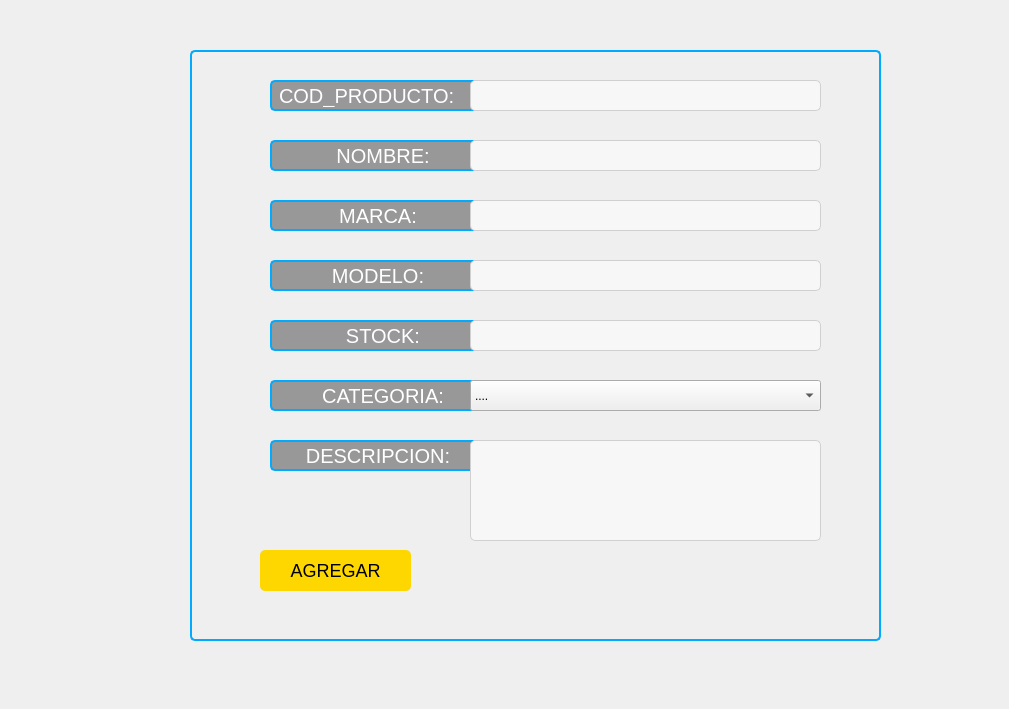
    <widget class="QWidget" name="tab_AGREGAR">
     <attribute name="title">
      <string>Agregar Nuevos Productos</string>
     </attribute>
     <widget class="QLabel" name="label_4">
      <property name="geometry">
       <rect>
        <x>0</x>
        <y>-20</y>
        <width>1000</width>
        <height>700</height>
       </rect>
      </property>
      <property name="text">
       <string/>
      </property>
      <property name="pixmap">
       <pixmap>../imagenes/Sistema.png</pixmap>
      </property>
      <property name="scaledContents">
       <bool>true</bool>
      </property>
     </widget>
     <widget class="QLabel" name="label_9">
      <property name="geometry">
       <rect>
        <x>270</x>
        <y>200</y>
        <width>211</width>
        <height>31</height>
       </rect>
      </property>
      <property name="styleSheet">
       <string notr="true">QLabel {
    background-color: rgba(64, 64, 64, 0.5); /* Fondo plomo suave pero más oscuro del QLabel */
    border: 2px solid #00aaff; /* Borde azul del QLabel */
    border-radius: 5px; /* Borde redondeado */
    padding: 2px; /* Espaciado interno */
    font-size: 20px; /* Tamaño de fuente aumentado */
    color: #ffffff; /* Color del texto en blanco */
    text-align: center; /* Texto centrado */
}

QLabel:hover {
    background-color: rgba(64, 64, 64, 0.7); /* Fondo del QLabel al pasar el mouse */
}

QLabel::selection {
    background-color: #00aaff; /* Fondo del QLabel al seleccionar el texto */
    color: #ffffff; /* Color del texto al seleccionar el texto */
}</string>
      </property>
      <property name="text">
       <string>&lt;html&gt;&lt;head/&gt;&lt;body&gt;&lt;p align=&quot;center&quot;&gt;MARCA:&lt;/p&gt;&lt;/body&gt;&lt;/html&gt;</string>
      </property>
     </widget>
     <widget class="QLineEdit" name="line_COD">
      <property name="geometry">
       <rect>
        <x>470</x>
        <y>80</y>
        <width>351</width>
        <height>31</height>
       </rect>
      </property>
      <property name="styleSheet">
       <string notr="true">QLineEdit {
    background-color: #f7f7f7; /* Fondo del QLineEdit */
    border: 1px solid #d0d0d0; /* Borde del QLineEdit */
    border-radius: 5px; /* Borde redondeado */
    padding: 2px; /* Espaciado interno */
    font-size: 16px; /* Tamaño de fuente */
    color: #333333; /* Color del texto */
}

QLineEdit:hover {
    background-color: #ebebeb; /* Fondo del QLineEdit al pasar el mouse */
}

QLineEdit:focus {
    background-color: #ffffff; /* Fondo del QLineEdit al tener el foco */
    border: 1px solid #4da8da; /* Borde del QLineEdit al tener el foco */
}

QLineEdit::placeholder {
    color: #999999; /* Color del texto de marcador de posición */
}

QLineEdit::hover::placeholder,
QLineEdit::focus::placeholder {
    color: #666666; /* Color del texto de marcador de posición al pasar el mouse o tener el foco */
}

QLineEdit::hover::focus {
    background-color: #ffffff; /* Fondo del QLineEdit al tener el foco y pasar el mouse */
}</string>
      </property>
     </widget>
     <widget class="QLineEdit" name="line_DESCR">
      <property name="geometry">
       <rect>
        <x>470</x>
        <y>440</y>
        <width>351</width>
        <height>31</height>
       </rect>
      </property>
      <property name="font">
       <font>
        <family>MS Shell Dlg 2</family>
        <pointsize>14</pointsize>
        <weight>50</weight>
        <italic>false</italic>
        <bold>false</bold>
       </font>
      </property>
      <property name="focusPolicy">
       <enum>Qt::StrongFocus</enum>
      </property>
      <property name="layoutDirection">
       <enum>Qt::LeftToRight</enum>
      </property>
      <property name="autoFillBackground">
       <bool>false</bool>
      </property>
      <property name="styleSheet">
       <string notr="true">border-radius:10px;
font: 14pt &quot;MS Shell Dlg 2&quot;;
background-color: rgb(212, 212, 212);
</string>
      </property>
      <property name="maxLength">
       <number>32768</number>
      </property>
      <property name="echoMode">
       <enum>QLineEdit::Normal</enum>
      </property>
      <property name="alignment">
       <set>Qt::AlignLeading|Qt::AlignLeft|Qt::AlignTop</set>
      </property>
      <property name="dragEnabled">
       <bool>false</bool>
      </property>
      <property name="readOnly">
       <bool>false</bool>
      </property>
      <property name="clearButtonEnabled">
       <bool>true</bool>
      </property>
     </widget>
     <widget class="QLineEdit" name="line_CATE">
      <property name="geometry">
       <rect>
        <x>470</x>
        <y>380</y>
        <width>351</width>
        <height>31</height>
       </rect>
      </property>
      <property name="styleSheet">
       <string notr="true">border-radius:10px;
font: 14pt &quot;MS Shell Dlg 2&quot;;
background-color: rgb(212, 212, 212);
</string>
      </property>
      <property name="echoMode">
       <enum>QLineEdit::Normal</enum>
      </property>
     </widget>
     <widget class="QLineEdit" name="line_MODELO">
      <property name="geometry">
       <rect>
        <x>470</x>
        <y>260</y>
        <width>351</width>
        <height>31</height>
       </rect>
      </property>
      <property name="styleSheet">
       <string notr="true">QLineEdit {
    background-color: #f7f7f7; /* Fondo del QLineEdit */
    border: 1px solid #d0d0d0; /* Borde del QLineEdit */
    border-radius: 5px; /* Borde redondeado */
    padding: 2px; /* Espaciado interno */
    font-size: 16px; /* Tamaño de fuente */
    color: #333333; /* Color del texto */
}

QLineEdit:hover {
    background-color: #ebebeb; /* Fondo del QLineEdit al pasar el mouse */
}

QLineEdit:focus {
    background-color: #ffffff; /* Fondo del QLineEdit al tener el foco */
    border: 1px solid #4da8da; /* Borde del QLineEdit al tener el foco */
}

QLineEdit::placeholder {
    color: #999999; /* Color del texto de marcador de posición */
}

QLineEdit::hover::placeholder,
QLineEdit::focus::placeholder {
    color: #666666; /* Color del texto de marcador de posición al pasar el mouse o tener el foco */
}

QLineEdit::hover::focus {
    background-color: #ffffff; /* Fondo del QLineEdit al tener el foco y pasar el mouse */
}</string>
      </property>
      <property name="echoMode">
       <enum>QLineEdit::Normal</enum>
      </property>
     </widget>
     <widget class="QLineEdit" name="line_STOCK">
      <property name="geometry">
       <rect>
        <x>470</x>
        <y>320</y>
        <width>351</width>
        <height>31</height>
       </rect>
      </property>
      <property name="styleSheet">
       <string notr="true">QLineEdit {
    background-color: #f7f7f7; /* Fondo del QLineEdit */
    border: 1px solid #d0d0d0; /* Borde del QLineEdit */
    border-radius: 5px; /* Borde redondeado */
    padding: 2px; /* Espaciado interno */
    font-size: 16px; /* Tamaño de fuente */
    color: #333333; /* Color del texto */
}

QLineEdit:hover {
    background-color: #ebebeb; /* Fondo del QLineEdit al pasar el mouse */
}

QLineEdit:focus {
    background-color: #ffffff; /* Fondo del QLineEdit al tener el foco */
    border: 1px solid #4da8da; /* Borde del QLineEdit al tener el foco */
}

QLineEdit::placeholder {
    color: #999999; /* Color del texto de marcador de posición */
}

QLineEdit::hover::placeholder,
QLineEdit::focus::placeholder {
    color: #666666; /* Color del texto de marcador de posición al pasar el mouse o tener el foco */
}

QLineEdit::hover::focus {
    background-color: #ffffff; /* Fondo del QLineEdit al tener el foco y pasar el mouse */
}</string>
      </property>
      <property name="echoMode">
       <enum>QLineEdit::Normal</enum>
      </property>
     </widget>
     <widget class="QLabel" name="label_10">
      <property name="geometry">
       <rect>
        <x>270</x>
        <y>80</y>
        <width>221</width>
        <height>31</height>
       </rect>
      </property>
      <property name="styleSheet">
       <string notr="true">QLabel {
    background-color: rgba(64, 64, 64, 0.5); /* Fondo plomo suave pero más oscuro del QLabel */
    border: 2px solid #00aaff; /* Borde azul del QLabel */
    border-radius: 5px; /* Borde redondeado */
    padding: 2px; /* Espaciado interno */
    font-size: 20px; /* Tamaño de fuente aumentado */
    color: #ffffff; /* Color del texto en blanco */
    text-align: center; /* Texto centrado */
}

QLabel:hover {
    background-color: rgba(64, 64, 64, 0.7); /* Fondo del QLabel al pasar el mouse */
}

QLabel::selection {
    background-color: #00aaff; /* Fondo del QLabel al seleccionar el texto */
    color: #ffffff; /* Color del texto al seleccionar el texto */
}</string>
      </property>
      <property name="text">
       <string>&lt;html&gt;&lt;head/&gt;&lt;body&gt;&lt;p&gt;COD_PRODUCTO:&lt;/p&gt;&lt;/body&gt;&lt;/html&gt;</string>
      </property>
     </widget>
     <widget class="QLineEdit" name="line_NOMBRE">
      <property name="geometry">
       <rect>
        <x>470</x>
        <y>140</y>
        <width>351</width>
        <height>31</height>
       </rect>
      </property>
      <property name="styleSheet">
       <string notr="true">QLineEdit {
    background-color: #f7f7f7; /* Fondo del QLineEdit */
    border: 1px solid #d0d0d0; /* Borde del QLineEdit */
    border-radius: 5px; /* Borde redondeado */
    padding: 2px; /* Espaciado interno */
    font-size: 16px; /* Tamaño de fuente */
    color: #333333; /* Color del texto */
}

QLineEdit:hover {
    background-color: #ebebeb; /* Fondo del QLineEdit al pasar el mouse */
}

QLineEdit:focus {
    background-color: #ffffff; /* Fondo del QLineEdit al tener el foco */
    border: 1px solid #4da8da; /* Borde del QLineEdit al tener el foco */
}

QLineEdit::placeholder {
    color: #999999; /* Color del texto de marcador de posición */
}

QLineEdit::hover::placeholder,
QLineEdit::focus::placeholder {
    color: #666666; /* Color del texto de marcador de posición al pasar el mouse o tener el foco */
}

QLineEdit::hover::focus {
    background-color: #ffffff; /* Fondo del QLineEdit al tener el foco y pasar el mouse */
}</string>
      </property>
      <property name="echoMode">
       <enum>QLineEdit::Normal</enum>
      </property>
     </widget>
     <widget class="QLabel" name="label_11">
      <property name="geometry">
       <rect>
        <x>270</x>
        <y>440</y>
        <width>211</width>
        <height>31</height>
       </rect>
      </property>
      <property name="styleSheet">
       <string notr="true">QLabel {
    background-color: rgba(64, 64, 64, 0.5); /* Fondo plomo suave pero más oscuro del QLabel */
    border: 2px solid #00aaff; /* Borde azul del QLabel */
    border-radius: 5px; /* Borde redondeado */
    padding: 2px; /* Espaciado interno */
    font-size: 20px; /* Tamaño de fuente aumentado */
    color: #ffffff; /* Color del texto en blanco */
    text-align: center; /* Texto centrado */
}

QLabel:hover {
    background-color: rgba(64, 64, 64, 0.7); /* Fondo del QLabel al pasar el mouse */
}

QLabel::selection {
    background-color: #00aaff; /* Fondo del QLabel al seleccionar el texto */
    color: #ffffff; /* Color del texto al seleccionar el texto */
}</string>
      </property>
      <property name="text">
       <string>&lt;html&gt;&lt;head/&gt;&lt;body&gt;&lt;p align=&quot;center&quot;&gt;DESCRIPCION:&lt;/p&gt;&lt;/body&gt;&lt;/html&gt;</string>
      </property>
     </widget>
     <widget class="QLabel" name="label_12">
      <property name="geometry">
       <rect>
        <x>270</x>
        <y>320</y>
        <width>221</width>
        <height>31</height>
       </rect>
      </property>
      <property name="styleSheet">
       <string notr="true">QLabel {
    background-color: rgba(64, 64, 64, 0.5); /* Fondo plomo suave pero más oscuro del QLabel */
    border: 2px solid #00aaff; /* Borde azul del QLabel */
    border-radius: 5px; /* Borde redondeado */
    padding: 2px; /* Espaciado interno */
    font-size: 20px; /* Tamaño de fuente aumentado */
    color: #ffffff; /* Color del texto en blanco */
    text-align: center; /* Texto centrado */
}

QLabel:hover {
    background-color: rgba(64, 64, 64, 0.7); /* Fondo del QLabel al pasar el mouse */
}

QLabel::selection {
    background-color: #00aaff; /* Fondo del QLabel al seleccionar el texto */
    color: #ffffff; /* Color del texto al seleccionar el texto */
}</string>
      </property>
      <property name="text">
       <string>&lt;html&gt;&lt;head/&gt;&lt;body&gt;&lt;p align=&quot;center&quot;&gt;STOCK:&lt;/p&gt;&lt;/body&gt;&lt;/html&gt;</string>
      </property>
     </widget>
     <widget class="QLabel" name="label_13">
      <property name="geometry">
       <rect>
        <x>270</x>
        <y>140</y>
        <width>221</width>
        <height>31</height>
       </rect>
      </property>
      <property name="styleSheet">
       <string notr="true">QLabel {
    background-color: rgba(64, 64, 64, 0.5); /* Fondo plomo suave pero más oscuro del QLabel */
    border: 2px solid #00aaff; /* Borde azul del QLabel */
    border-radius: 5px; /* Borde redondeado */
    padding: 2px; /* Espaciado interno */
    font-size: 20px; /* Tamaño de fuente aumentado */
    color: #ffffff; /* Color del texto en blanco */
    text-align: center; /* Texto centrado */
}

QLabel:hover {
    background-color: rgba(64, 64, 64, 0.7); /* Fondo del QLabel al pasar el mouse */
}

QLabel::selection {
    background-color: #00aaff; /* Fondo del QLabel al seleccionar el texto */
    color: #ffffff; /* Color del texto al seleccionar el texto */
}</string>
      </property>
      <property name="text">
       <string>&lt;html&gt;&lt;head/&gt;&lt;body&gt;&lt;p align=&quot;center&quot;&gt;NOMBRE:&lt;/p&gt;&lt;/body&gt;&lt;/html&gt;</string>
      </property>
     </widget>
     <widget class="QLineEdit" name="line_MARCA">
      <property name="geometry">
       <rect>
        <x>470</x>
        <y>200</y>
        <width>351</width>
        <height>31</height>
       </rect>
      </property>
      <property name="styleSheet">
       <string notr="true">QLineEdit {
    background-color: #f7f7f7; /* Fondo del QLineEdit */
    border: 1px solid #d0d0d0; /* Borde del QLineEdit */
    border-radius: 5px; /* Borde redondeado */
    padding: 2px; /* Espaciado interno */
    font-size: 16px; /* Tamaño de fuente */
    color: #333333; /* Color del texto */
}

QLineEdit:hover {
    background-color: #ebebeb; /* Fondo del QLineEdit al pasar el mouse */
}

QLineEdit:focus {
    background-color: #ffffff; /* Fondo del QLineEdit al tener el foco */
    border: 1px solid #4da8da; /* Borde del QLineEdit al tener el foco */
}

QLineEdit::placeholder {
    color: #999999; /* Color del texto de marcador de posición */
}

QLineEdit::hover::placeholder,
QLineEdit::focus::placeholder {
    color: #666666; /* Color del texto de marcador de posición al pasar el mouse o tener el foco */
}

QLineEdit::hover::focus {
    background-color: #ffffff; /* Fondo del QLineEdit al tener el foco y pasar el mouse */
}</string>
      </property>
      <property name="echoMode">
       <enum>QLineEdit::Normal</enum>
      </property>
     </widget>
     <widget class="QLabel" name="label_14">
      <property name="geometry">
       <rect>
        <x>270</x>
        <y>260</y>
        <width>211</width>
        <height>31</height>
       </rect>
      </property>
      <property name="styleSheet">
       <string notr="true">QLabel {
    background-color: rgba(64, 64, 64, 0.5); /* Fondo plomo suave pero más oscuro del QLabel */
    border: 2px solid #00aaff; /* Borde azul del QLabel */
    border-radius: 5px; /* Borde redondeado */
    padding: 2px; /* Espaciado interno */
    font-size: 20px; /* Tamaño de fuente aumentado */
    color: #ffffff; /* Color del texto en blanco */
    text-align: center; /* Texto centrado */
}

QLabel:hover {
    background-color: rgba(64, 64, 64, 0.7); /* Fondo del QLabel al pasar el mouse */
}

QLabel::selection {
    background-color: #00aaff; /* Fondo del QLabel al seleccionar el texto */
    color: #ffffff; /* Color del texto al seleccionar el texto */
}</string>
      </property>
      <property name="text">
       <string>&lt;html&gt;&lt;head/&gt;&lt;body&gt;&lt;p align=&quot;center&quot;&gt;MODELO:&lt;/p&gt;&lt;/body&gt;&lt;/html&gt;</string>
      </property>
     </widget>
     <widget class="QLabel" name="label_15">
      <property name="geometry">
       <rect>
        <x>270</x>
        <y>380</y>
        <width>221</width>
        <height>31</height>
       </rect>
      </property>
      <property name="styleSheet">
       <string notr="true">QLabel {
    background-color: rgba(64, 64, 64, 0.5); /* Fondo plomo suave pero más oscuro del QLabel */
    border: 2px solid #00aaff; /* Borde azul del QLabel */
    border-radius: 5px; /* Borde redondeado */
    padding: 2px; /* Espaciado interno */
    font-size: 20px; /* Tamaño de fuente aumentado */
    color: #ffffff; /* Color del texto en blanco */
    text-align: center; /* Texto centrado */
}

QLabel:hover {
    background-color: rgba(64, 64, 64, 0.7); /* Fondo del QLabel al pasar el mouse */
}

QLabel::selection {
    background-color: #00aaff; /* Fondo del QLabel al seleccionar el texto */
    color: #ffffff; /* Color del texto al seleccionar el texto */
}</string>
      </property>
      <property name="text">
       <string>&lt;html&gt;&lt;head/&gt;&lt;body&gt;&lt;p align=&quot;center&quot;&gt;CATEGORIA:&lt;/p&gt;&lt;/body&gt;&lt;/html&gt;</string>
      </property>
     </widget>
     <widget class="QTextBrowser" name="textBrowser">
      <property name="geometry">
       <rect>
        <x>190</x>
        <y>50</y>
        <width>691</width>
        <height>591</height>
       </rect>
      </property>
      <property name="styleSheet">
       <string notr="true">QTextBrowser {
    background-color: rgba(0, 0, 0, 0); /* Fondo transparente */
    border: 2px solid #00aaff; /* Borde azul */
    border-radius: 5px; /* Borde redondeado */
    padding: 10px; /* Espaciado interno */
    font-size: 16px; /* Tamaño de fuente */
    color: #000000; /* Color de texto */
}
</string>
      </property>
     </widget>
     <widget class="QPushButton" name="Button_AGREGAR">
      <property name="geometry">
       <rect>
        <x>260</x>
        <y>550</y>
        <width>151</width>
        <height>41</height>
       </rect>
      </property>
      <property name="styleSheet">
       <string notr="true">QPushButton {
    background-color: #ffd700; /* Fondo amarillo */
    color: black; /* Color de texto en blanco */
    border: none; /* Sin borde */
    border-radius: 5px; /* Borde redondeado */
    padding: 10px; /* Espaciado interno */
    font-size: 18px; /* Tamaño de fuente */
    cursor: pointer; /* Cambio de cursor al pasar el mouse */
}

QPushButton:hover {
    background-color: #ffea00; /* Fondo amarillo al pasar el mouse */
}

QPushButton:pressed {
    background-color: #ffcc00; /* Fondo amarillo al presionar el botón */
}
</string>
      </property>
      <property name="text">
       <string>AGREGAR</string>
      </property>
     </widget>
     <widget class="QLabel" name="label_AGREGAR">
      <property name="geometry">
       <rect>
        <x>470</x>
        <y>550</y>
        <width>411</width>
        <height>41</height>
       </rect>
      </property>
      <property name="font">
       <font>
        <family>Arial</family>
        <pointsize>-1</pointsize>
        <weight>75</weight>
        <bold>true</bold>
       </font>
      </property>
      <property name="layoutDirection">
       <enum>Qt::LeftToRight</enum>
      </property>
      <property name="styleSheet">
       <string notr="true">QLabel {
    color: rgb(252, 255, 39);
    font-family: Arial; /* Fuente de la letra */
    font-size: 16px; /* Tamaño de la letra */
    font-weight: bold; /* Grosor de la letra */
    text-align: center; /* Alineación del texto */
    text-shadow: 1px 1px 1px #CCCCCC; /* Sombra del texto */
}</string>
      </property>
      <property name="text">
       <string/>
      </property>
     </widget>
     <widget class="QComboBox" name="comboBox">
      <property name="geometry">
       <rect>
        <x>470</x>
        <y>380</y>
        <width>351</width>
        <height>31</height>
       </rect>
      </property>
      <property name="styleSheet">
       <string notr="true">QLineEdit {
    background-color: #f7f7f7; /* Fondo del QLineEdit */
    border: 1px solid #d0d0d0; /* Borde del QLineEdit */
    border-radius: 5px; /* Borde redondeado */
    padding: 2px; /* Espaciado interno */
    font-size: 16px; /* Tamaño de fuente */
    color: #333333; /* Color del texto */
}

QLineEdit:hover {
    background-color: #ebebeb; /* Fondo del QLineEdit al pasar el mouse */
}

QLineEdit:focus {
    background-color: #ffffff; /* Fondo del QLineEdit al tener el foco */
    border: 1px solid #4da8da; /* Borde del QLineEdit al tener el foco */
}

QLineEdit::placeholder {
    color: #999999; /* Color del texto de marcador de posición */
}

QLineEdit::hover::placeholder,
QLineEdit::focus::placeholder {
    color: #666666; /* Color del texto de marcador de posición al pasar el mouse o tener el foco */
}

QLineEdit::hover::focus {
    background-color: #ffffff; /* Fondo del QLineEdit al tener el foco y pasar el mouse */
}</string>
      </property>
      <item>
       <property name="text">
        <string>....</string>
       </property>
      </item>
      <item>
       <property name="text">
        <string>Almacenamiento</string>
       </property>
      </item>
      <item>
       <property name="text">
        <string>Case</string>
       </property>
      </item>
      <item>
       <property name="text">
        <string>memoria ram</string>
       </property>
      </item>
      <item>
       <property name="text">
        <string>Periféricos</string>
       </property>
      </item>
      <item>
       <property name="text">
        <string>placa madre</string>
       </property>
      </item>
      <item>
       <property name="text">
        <string>procesadores</string>
       </property>
      </item>
      <item>
       <property name="text">
        <string>Refrigeración</string>
       </property>
      </item>
      <item>
       <property name="text">
        <string>tarjeta de video</string>
       </property>
      </item>
     </widget>
     <widget class="QPlainTextEdit" name="plainTextEdit">
      <property name="geometry">
       <rect>
        <x>470</x>
        <y>440</y>
        <width>351</width>
        <height>101</height>
       </rect>
      </property>
      <property name="styleSheet">
       <string notr="true">QPlainTextEdit{
    background-color: #f7f7f7; /* Fondo del QLineEdit */
    border: 1px solid #d0d0d0; /* Borde del QLineEdit */
    border-radius: 5px; /* Borde redondeado */
    padding: 2px; /* Espaciado interno */
    font-size: 16px; /* Tamaño de fuente */
    color: #333333; /* Color del texto */
}

QPlainTextEdit:hover {
    background-color: #ebebeb; /* Fondo del QLineEdit al pasar el mouse */
}

QPlainTextEdit:focus {
    background-color: #ffffff; /* Fondo del QLineEdit al tener el foco */
    border: 1px solid #4da8da; /* Borde del QLineEdit al tener el foco */
}

QPlainTextEdit::placeholder {
    color: #999999; /* Color del texto de marcador de posición */
}

QPlainTextEdit::hover::placeholder,
QPlainTextEdit::focus::placeholder {
    color: #666666; /* Color del texto de marcador de posición al pasar el mouse o tener el foco */
}

QLineEdit::hover::focus {
    background-color: #ffffff; /* Fondo del QLineEdit al tener el foco y pasar el mouse */
}
</string>
      </property>
     </widget>
     <zorder>line_CATE</zorder>
     <zorder>label_4</zorder>
     <zorder>textBrowser</zorder>
     <zorder>label_9</zorder>
     <zorder>line_DESCR</zorder>
     <zorder>label_10</zorder>
     <zorder>label_11</zorder>
     <zorder>label_12</zorder>
     <zorder>label_13</zorder>
     <zorder>label_14</zorder>
     <zorder>label_15</zorder>
     <zorder>Button_AGREGAR</zorder>
     <zorder>label_AGREGAR</zorder>
     <zorder>plainTextEdit</zorder>
     <zorder>line_COD</zorder>
     <zorder>line_MARCA</zorder>
     <zorder>line_NOMBRE</zorder>
     <zorder>line_MODELO</zorder>
     <zorder>comboBox</zorder>
     <zorder>line_STOCK</zorder>
    </widget>
